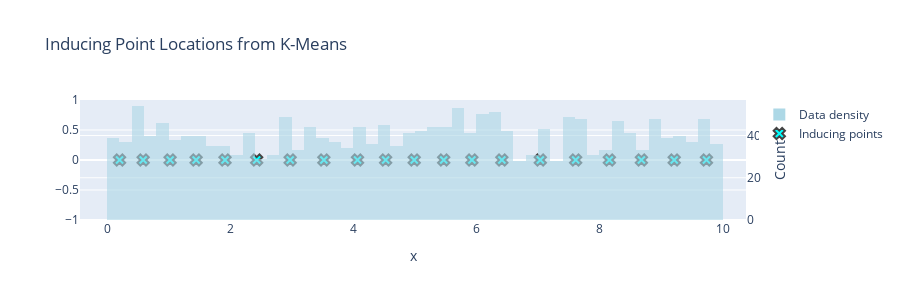

Notebook code cell kept with this figure:
### Markdown cell above
Let's visualize where K-means placed our inducing points relative to the data density.

### Code cell
fig = go.Figure()

# Data histogram
fig.add_trace(go.Histogram(
    x=df['x'],
    nbinsx=50,
    name='Data density',
    marker=dict(color='lightblue', opacity=0.6),
    yaxis='y2'
))

# Inducing points
fig.add_trace(go.Scatter(
    x=Xu,
    y=np.zeros(m),
    mode='markers',
    name='Inducing points',
    marker=dict(size=10, color='cyan', symbol='x', line=dict(width=2))
))

fig.update_layout(
    title='Inducing Point Locations from K-Means',
    xaxis_title='x',
    yaxis_title='',
    yaxis2=dict(title='Count', overlaying='y', side='right'),
    height=300,
    showlegend=True
)

fig.show()

### Figure 1 — Plotly figure (JSON) as saved in the notebook; plotly's stock layout.template omitted (floating-point values rounded to 4 significant figures; data arrays with more than 128 entries replaced by an {"elided": "..."} marker saying what was removed)
{"data": [{"marker": {"color": "lightblue", "opacity": 0.6}, "name": "Data density", "nbinsx": 50, "type": "histogram", "x": {"elided": "2000 float values"}, "yaxis": "y2"}, {"marker": {"color": "cyan", "line": {"width": 2}, "size": 10, "symbol": "x"}, "mode": "markers", "name": "Inducing points", "type": "scatter", "x": [0.202, 0.5856, 1.023, 1.446, 1.915, 2.43, 2.974, 3.522, 4.068, 4.525, 4.989, 5.469, 5.927, 6.414, 7.038, 7.613, 8.161, 8.681, 9.214, 9.738], "y": [0.0, 0.0, 0.0, 0.0, 0.0, 0.0, 0.0, 0.0, 0.0, 0.0, 0.0, 0.0, 0.0, 0.0, 0.0, 0.0, 0.0, 0.0, 0.0, 0.0]}], "layout": {"height": 300, "showlegend": true, "title": {"text": "Inducing Point Locations from K-Means"}, "xaxis": {"title": {"text": "x"}}, "yaxis": {"title": {"text": ""}}, "yaxis2": {"overlaying": "y", "side": "right", "title": {"text": "Count"}}}}
